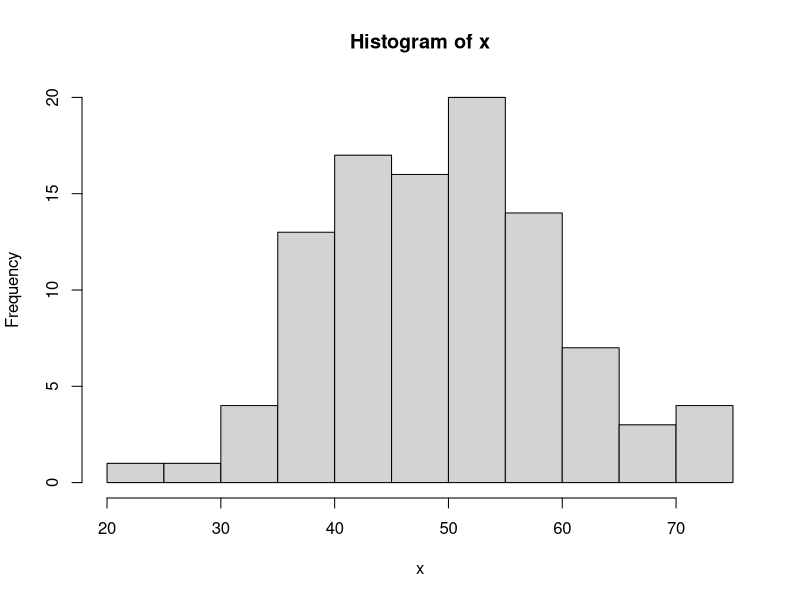
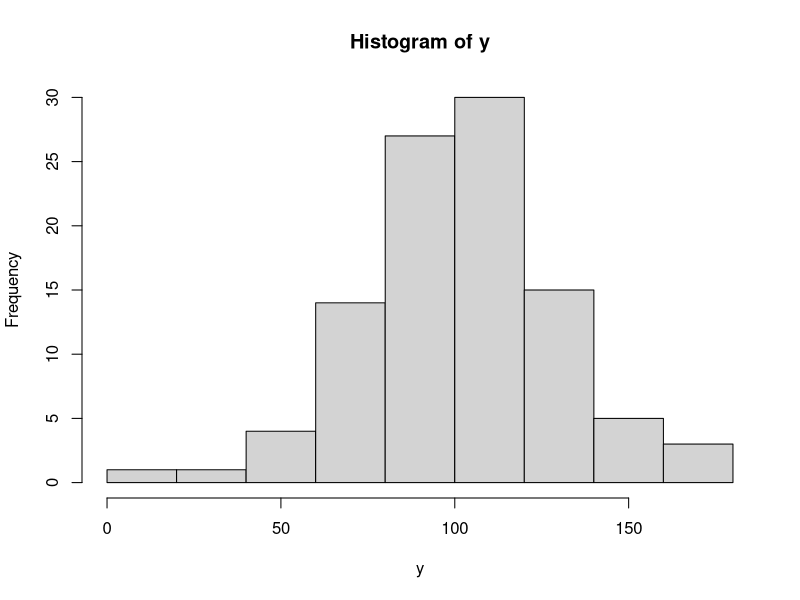
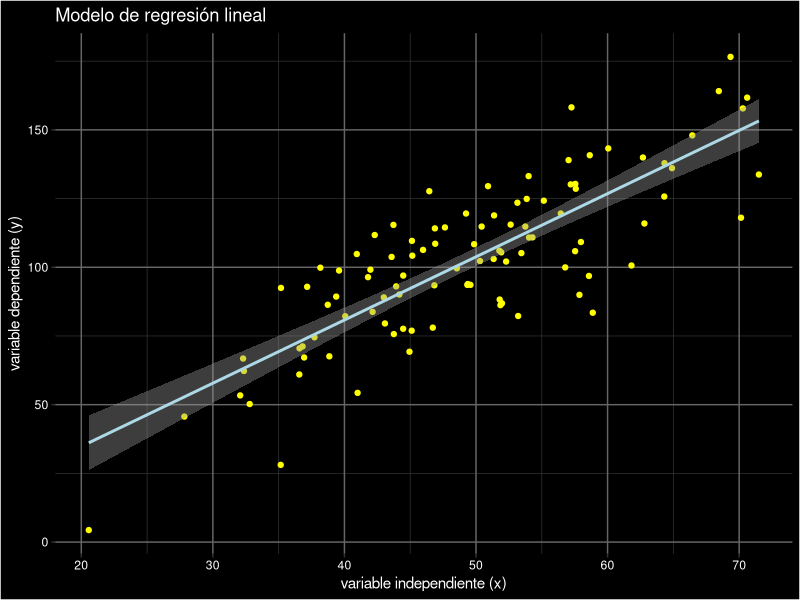

Write R code to recreate these figures, in order.
# ==========================================================
# Maestría en Ciencia y Análisis de Datos
# Universidad Mayor de San Andrés
# ----------------------------------------------------------
#   Modelos lineales y modelos lineales generalizados
# ----------------------------------------------------------
#        Rolando Gonzales Martinez, Julio 2024
# ==========================================================

# Load necessary library
library(ggplot2)

# Set seed for reproducibility
set.seed(666)

# Generate simulated data
n <- 100  # Number of observations
x <- rnorm(n, mean = 50, sd = 10)  # Predictor variable
y <- 5 + 2 * x + rnorm(n, mean = 0, sd = 15)  # Response variable with some noise

hist(x)
hist(y)

# Combine x and y into a data frame
data <- data.frame(x = x, y = y)

# Fit the linear regression model
model <- lm(y ~ x, data = data)

# Summarize the model
summary(model)

# Plot the data and the regression line with a black background, light blue line, and yellow points
ggplot(data, aes(x = x, y = y)) +
  geom_point(color = "yellow") +
  geom_smooth(method = "lm", color = "lightblue") +
  labs(title = "Modelo de regresión lineal",
       x = "variable independiente (x)",
       y = "variable dependiente (y)") +
  theme(
    panel.background = element_rect(fill = "black"),
    panel.grid.major = element_line(color = "grey40"),
    panel.grid.minor = element_line(color = "grey20"),
    plot.background = element_rect(fill = "black"),
    plot.title = element_text(color = "white"),
    axis.title = element_text(color = "white"),
    axis.text = element_text(color = "white")
  )

# -----------------------------------------------------------------------------
